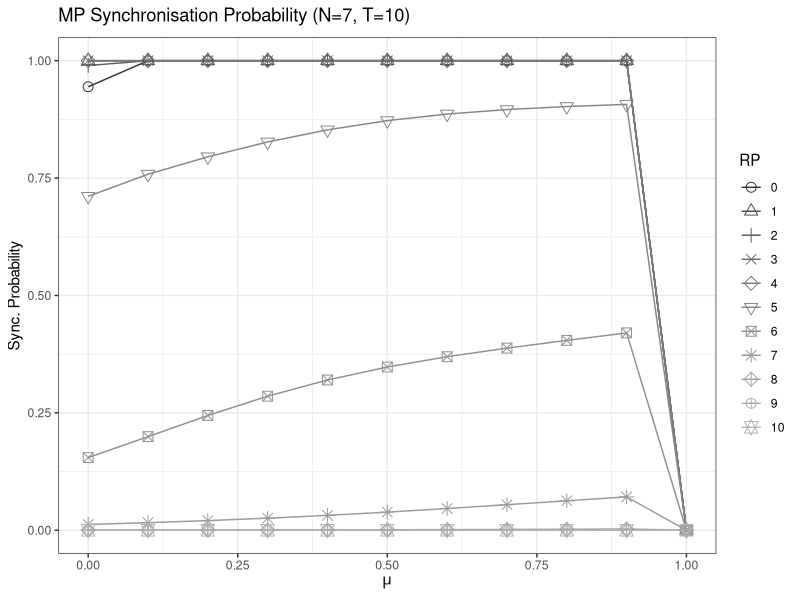
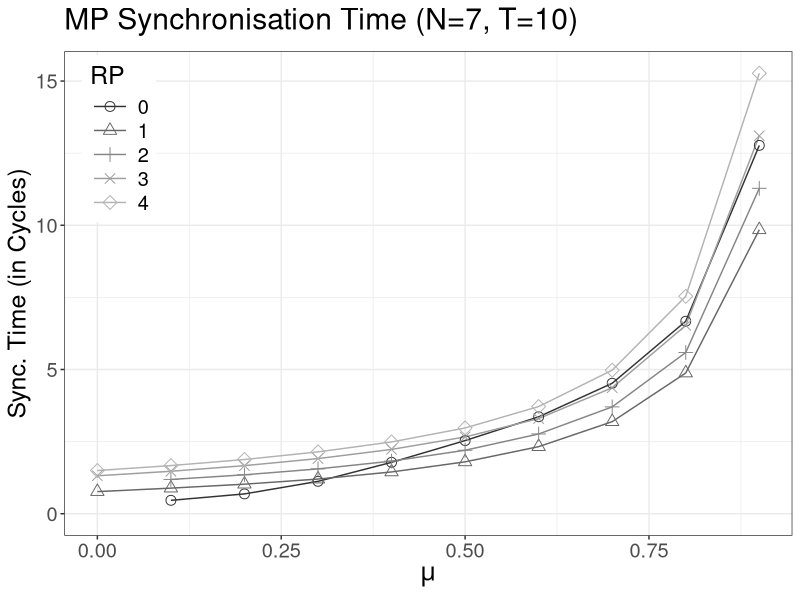
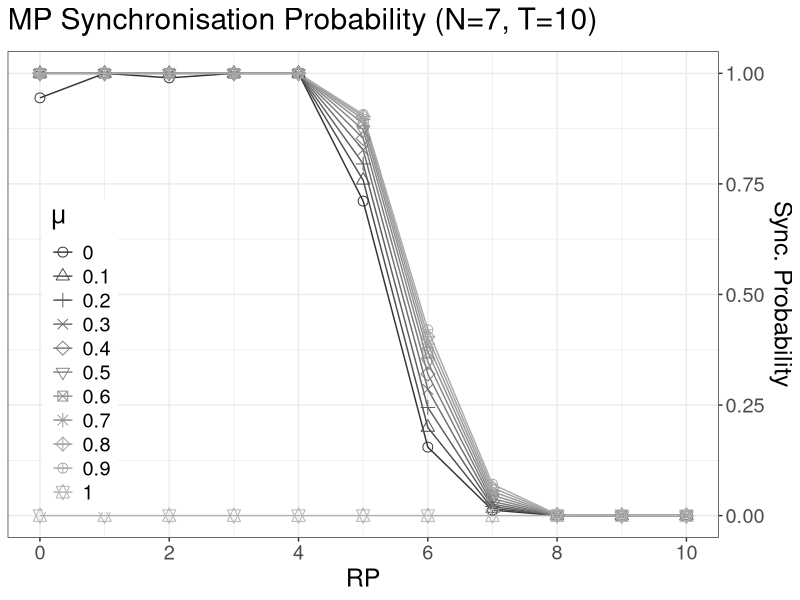
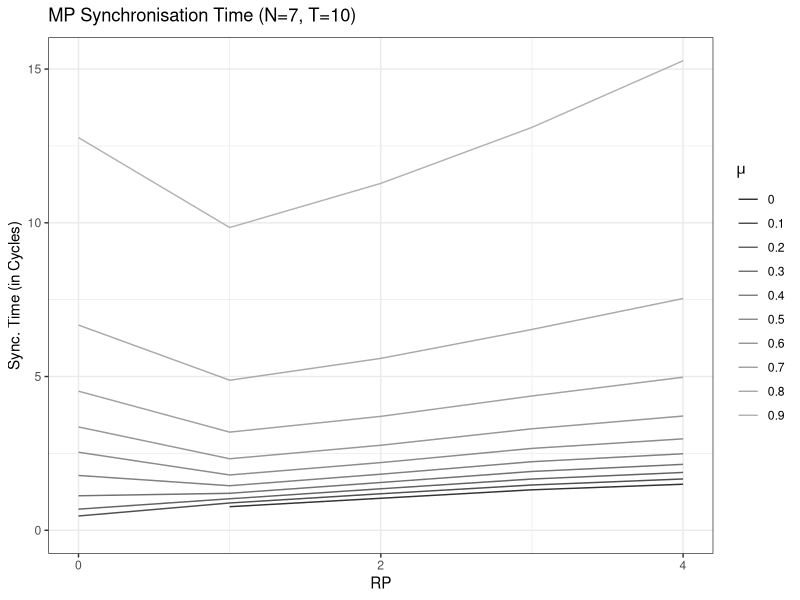
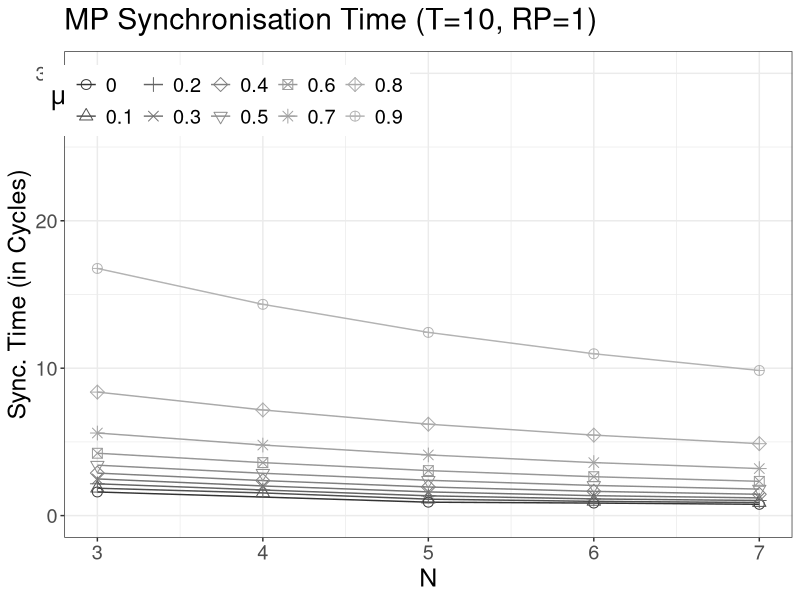
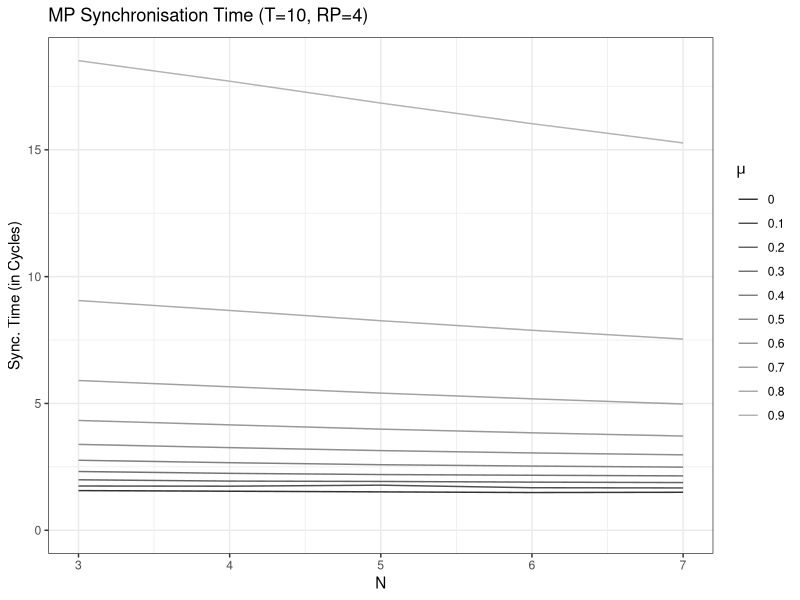
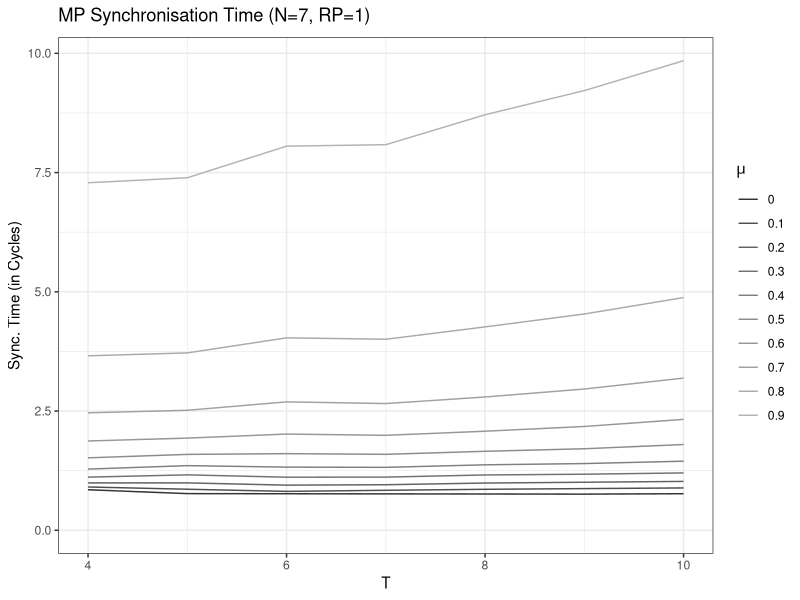
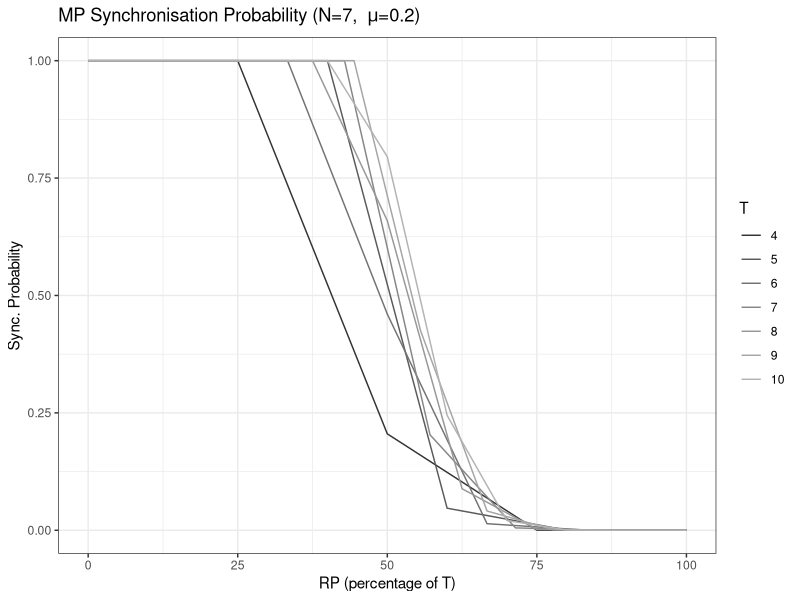

Here is the R script that generated these plots, in order:
library(ggplot2)
library(xtable)

#
# Load the model checking results. The first 5 columns are the parameters of 
# the model. Then we have 3 sections of 7 columns each. Within these sections, we have 
# the following structure:
# model checking result, model construction time, states of the model, transistions of the model, size of probability matrix, time for model checking, memory for model checking
#
# The first section contains the result for checking P=?[F synchronised], the second for R{"time_to_synch"}=? [F synchronised]
# The third section contains results we did not use for the analysis.



n3 = read.csv("breza_3.csv", 
              col.names=c("N","T","eps","RP", "ML", 
                          "prob_sync","prob_mconst",  "prob_states", "prob_transitions", "prob_matrix","prob_mcheck", "prob_mem", 
                          "time_sync","time_mconst", "time_states", "time_transitions", "time_matrix", "time_mcheck","time_mem" ,
                          "timef_sync","timef_mconst", "timef_states", "timef_transitions", "timef_matrix", "timef_mcheck","timef_mem" 
              ), header=FALSE)

n4 = read.csv("breza_4.csv", 
              col.names=c("N","T","eps","RP", "ML", 
                          "prob_sync","prob_mconst",  "prob_states", "prob_transitions", "prob_matrix","prob_mcheck", "prob_mem", 
                          "time_sync","time_mconst", "time_states", "time_transitions", "time_matrix", "time_mcheck","time_mem",
                          "timef_sync","timef_mconst", "timef_states", "timef_transitions", "timef_matrix", "timef_mcheck","timef_mem" 
              ),header=FALSE)

n5 = read.csv("breza_5.csv", 
              col.names=c("N","T","eps","RP", "ML", 
                          "prob_sync","prob_mconst",  "prob_states", "prob_transitions", "prob_matrix","prob_mcheck", "prob_mem", 
                          "time_sync","time_mconst", "time_states", "time_transitions", "time_matrix", "time_mcheck","time_mem",
                          "timef_sync","timef_mconst", "timef_states", "timef_transitions", "timef_matrix", "timef_mcheck","timef_mem" 
              ),header=FALSE)
n6 = read.csv("breza_6.csv", 
              col.names=c("N","T","eps","RP", "ML", 
                          "prob_sync","prob_mconst",  "prob_states", "prob_transitions", "prob_matrix","prob_mcheck", "prob_mem", 
                          "time_sync","time_mconst", "time_states", "time_transitions", "time_matrix", "time_mcheck","time_mem",
                          "timef_sync","timef_mconst", "timef_states", "timef_transitions", "timef_matrix", "timef_mcheck","timef_mem" 
              ),header=FALSE)
n7 = read.csv("breza_7.csv", 
              col.names=c("N","T","eps","RP", "ML", 
                          "prob_sync","prob_mconst",  "prob_states", "prob_transitions", "prob_matrix","prob_mcheck", "prob_mem", 
                          "time_sync","time_mconst", "time_states", "time_transitions", "time_matrix", "time_mcheck","time_mem",
                          "timef_sync","timef_mconst", "timef_states", "timef_transitions", "timef_matrix", "timef_mcheck","timef_mem" 
              ),header=FALSE)



# create a single dataframe containing the results
rawdata = rbind(n3, n4)
rawdata = rbind(rawdata,n5)
rawdata = rbind(rawdata,n6)
rawdata = rbind(rawdata,n7)

# some cleaning of the data: remove missing values (due to failure of prism) 
# and censordata for T > 10 :) (we did not get results for N=7 and T=11 in reasonable time)
prob_data <- rawdata[!is.na(rawdata$prob_sync) & rawdata$T < 11,]
time_data <- rawdata[!is.na(rawdata$time_sync) & rawdata$T < 11,]

# just out of curiosity, we save the missing values in new dataframes
prob_missingdata <- rawdata[is.na(rawdata$prob_sync),]
time_missingdata <- rawdata[is.na(rawdata$time_sync),]


# our own colour scheme, if colour is used in the graphs (most palettes do not contain enough colours)
col <- c("blue","red", "green","violet","black","orange",
         "steelblue4", "brown","yellowgreen", "darkgreen", 
         "palevioletred3", "salmon1", "chocolate4", "firebrick2",
         "grey43")

# size of the created pdfs
gwidth <-20
gheight <-15

# font size in created graphs 
gtext <- 18

# constants to define which graphs and tables should be created
create_graphs <- TRUE
create_tables <- TRUE

fix_n_t_vs_ML <- TRUE
fix_n_t_vs_RP <- TRUE
fix_t_r_time_vs_N <- TRUE
fix_n_r_time_vs_T <- TRUE
fix_n_ml_perc_rp <- TRUE
fix_r_ml_time_vs_T <- TRUE
checking_graphs <- TRUE

# greyscale or colour?
grey_scale <- TRUE

if (grey_scale) {
  scale <- scale_color_grey(end=0.7)
  
} else {
  scale <-  scale_colour_manual(values= col) 
}

# create graphs for visualising the model checking results

if(fix_n_t_vs_ML & create_graphs) {
  for (n in c(7)) {
    for (t in c(10)) {
      for (e in c(0.1)) {
        prob_data_set=prob_data[prob_data$N == n & prob_data$T == t & prob_data$eps ==e,]
        time_data_set=time_data[time_data$N == n & time_data$T == t & time_data$eps ==e,]
        
        prob_vs_ml <- ggplot(data=prob_data_set, aes(y = prob_sync, x = ML, color=factor(RP), shape=factor(RP))) +
          geom_line(aes(y = prob_sync, x = ML, color=factor(RP))) +
          theme_bw()+
          scale +
          ggtitle(substitute("MP Synchronisation Probability (N="*n*", T="*t*")", list(n = bquote(.(n)), t = bquote(.(t))))) +
          scale_shape_manual(values=1:nlevels(factor(prob_data$RP))) +
          geom_point(size=3)+
          labs( x = expression(mu), y = "Sync. Probability", colour="RP", shape="RP")  
        
        time_data_set <- time_data_set[time_data_set$time_sync != "Inf",]
        time_vs_ml <- ggplot(data=time_data_set , aes(y = time_sync, x = ML, color=factor(RP), shape=factor(RP))) +
          theme_bw()+
          guides(colour= guide_legend(keywidth = 2))+
          theme(legend.position=c(0.03,.94), legend.justification = c(0.05,0.85),text = element_text(size=gtext))+
          geom_line() +
          expand_limits(y=0)+
          scale+
          ggtitle(substitute("MP Synchronisation Time (N="*n*", T="*t*")", list(n = bquote(.(n)), t = bquote(.(t))))) +
          scale_shape_manual(values=1:nlevels(factor(prob_data$RP))) +
          geom_point(size=3)+
          labs( x = expression(mu), y = "Sync. Time (in Cycles)", colour="RP", shape="RP") 
        print(prob_vs_ml)
        print(time_vs_ml)
        ggsave(sprintf("pdf/breza_n%d_t%d_prob_vs_ml.pdf",n,t), plot=prob_vs_ml, device="pdf", width=gwidth, height=gheight, units = "cm")
        ggsave(sprintf("pdf/breza_n%d_t%d_time_vs_ml.pdf",n,t), plot=time_vs_ml, device="pdf", width=gwidth, height=gheight, units = "cm")
      }
    }
  }
  
}

if(fix_n_t_vs_RP & create_graphs) {
  for (n in  c(7)) {
    for (t in c(10)) {
      for (e in c(0.1)) {
        prob_data_set=prob_data[prob_data$N == n & prob_data$T == t & prob_data$eps ==e,]
        time_data_set=time_data[time_data$N == n & time_data$T == t & time_data$eps ==e,]
        
        prob_vs_rp <- ggplot(data=prob_data_set, aes( y = prob_sync, x = RP, color=factor(ML) , shape=factor(ML)) ) +
          theme_bw()+
          theme(legend.position=c(.15,.6), legend.justification = c(0.95,0.85),text = element_text(size=gtext))+
          guides(colour= guide_legend(keywidth = 2))+
          geom_line() +
          geom_point(size=3)+
          scale_x_continuous(breaks=c(0,2,4,6,8,10,12,14))+
          scale_y_continuous(position="right")+
          scale_shape_manual(values=1:nlevels(factor(prob_data$ML))) +
          scale+
          ggtitle(substitute("MP Synchronisation Probability (N="*n*", T="*t*")", list(n = bquote(.(n)), t = bquote(.(t))))) +
          labs( x = "RP", y = "Sync. Probability", color=expression(mu), shape=expression(mu))
        
        time_data_set <- time_data_set[time_data_set$time_sync != "Inf",]
        time_vs_rp <- ggplot(data=time_data_set ) +
          geom_line(aes(y = time_sync, x = RP, color=factor(ML))) +
          theme_bw()+
          expand_limits(y=0)+
          scale_x_continuous(breaks=c(0,2,4,6,8,10,12,14))+
          scale+
          ggtitle(substitute("MP Synchronisation Time (N="*n*", T="*t*")", list(n = bquote(.(n)), t = bquote(.(t))))) +
          labs( x = "RP", y = "Sync. Time (in Cycles)", color=expression(mu))
        
        print(prob_vs_rp)
        print(time_vs_rp)
        ggsave(sprintf("pdf/breza_n%d_t%d_prob_vs_rp.pdf",n,t), plot=prob_vs_rp, device="pdf", width=gwidth, height=gheight, units = "cm")
        ggsave(sprintf("pdf/breza_n%d_t%d_time_vs_rp.pdf",n,t), plot=time_vs_rp, device="pdf", width=gwidth, height=gheight, units = "cm")
        
        
      }
    }
  }
}

if(fix_t_r_time_vs_N & create_graphs) {
  
  for (t in c(10)) {
    for (r in c(1,4)) {
      for (e in c(0.1)) {
        time_data_set=time_data[time_data$T == t &time_data$RP==r & time_data$eps ==e,]
        time_data_set <- time_data_set[time_data_set$time_sync != "Inf",]
        # we use a special treatment for refractory period of 1, to create nicer graph in the paper
        if (r == 1) {
          time_vs_N <- ggplot(data=time_data_set,aes(y = time_sync, x = N, color=factor(ML), shape=factor(ML)) ) +
            theme_bw()+
            theme(legend.position=c(.45,.95), legend.justification = c(0.95,0.85),legend.direction = "horizontal", text = element_text(size=gtext))+
            guides(colour= guide_legend(keywidth = 2))+
            scale_shape_manual(values=1:nlevels(factor(prob_data$ML))) +
            expand_limits(y=c(0,30))+
            geom_line() +
            geom_point(size=3)+
            scale+
            ggtitle(substitute("MP Synchronisation Time (T="*t*", RP="*r*")", list(t = bquote(.(t)), r = bquote(.(r))))) +
            labs( x = "N", y = "Sync. Time (in Cycles)", color=expression(mu), shape=expression(mu))
        } else {
          time_vs_N <- ggplot(data=time_data_set ) +
            theme_bw()+
            expand_limits(y=0)+
            geom_line(aes(y = time_sync, x = N, color=factor(ML))) +
            scale+
            ggtitle(substitute("MP Synchronisation Time (T="*t*", RP="*r*")", list(t = bquote(.(t)), r = bquote(.(r))))) +
            labs( x = "N", y = "Sync. Time (in Cycles)", color=expression(mu))
          
        }
        
        print(time_vs_N)
        ggsave(sprintf("pdf/breza_t%d_rp%d_time_vs_N.pdf",t,r), plot=time_vs_N, device="pdf", width=gwidth, height=gheight, units = "cm")
        
      }
    }
  }
}

if (fix_n_r_time_vs_T & create_graphs) {
  for (n in c(7)) {
    for (r in c(1)) {
      time_data_set=time_data[time_data$N == n &time_data$RP==r & time_data$e ==0.1,]
      time_data_set <- time_data_set[time_data_set$time_sync != "Inf",]
      time_vs_T <- ggplot(data=time_data_set ) +
        geom_line(aes(y = time_sync, x = T, color=factor(ML))) +
        theme_bw()+
        expand_limits(y=0)+
        scale+
        scale_y_continuous(limits = c(0,NA))+
        ggtitle(substitute("MP Synchronisation Time (N="*np*", RP="*r*")", list(np = bquote(.(n)), r = bquote(.(r))))) +
        labs( x = "T", y = "Sync. Time (in Cycles)", color=expression(mu))+
        theme_bw()
      
      print(time_vs_T)
      ggsave(sprintf("pdf/breza_n%d_rp%d_time_vs_T.pdf",n,r), plot=time_vs_T, device="pdf", width=gwidth, height=gheight, units = "cm")
      
      
      
    }
  }
  
}

if (fix_n_ml_perc_rp & create_graphs) {
  for (n in c(7)) {
    for (ml in c(0.2)) {
      for (e in c(0.2)) {
        prob_data_set=prob_data[ prob_data$N == n & prob_data$eps == e & prob_data$ML ==ml,]
        time_data_set=time_data[time_data$N == n &time_data$eps==e & time_data$ML ==ml,]
        time_data_set <- time_data_set[time_data_set$time_sync != "Inf",]
        prob_vs_rp_perc <- ggplot(data=prob_data_set, aes( y = prob_sync, x = (RP/ T * 100)))  +
          theme_bw()+
          geom_line(aes(color=factor(T))) +
          scale+
          ggtitle(substitute("MP Synchronisation Probability (N="*np*", "~mu*"="* ml*")", list(np = bquote(.(n)), ml=bquote(.(ml))))) +
          labs( x = "RP (percentage of T)", y = "Sync. Probability", color="T")
        
        time_vs_rp_perc <- ggplot(data= time_data_set ) +
          geom_line(aes(y = time_sync, x = ( RP/  T * 100), color=factor( T))) +
          expand_limits(y=0)+
          theme_bw()+
          scale+
          ggtitle(substitute("MP Synchronisation Time (N="*np*", "~mu*"="* ml*")", list(np = bquote(.(n)), ml=bquote(.(ml))))) +
          labs( x = "RP (percentage of T)", y = "Sync. Time (in Cycles)", color="T")
        
        
        print(prob_vs_rp_perc)
        print(time_vs_rp_perc)
        ggsave(sprintf("pdf/breza_n%d_ml%f_prob_vs_rp_perc.pdf",n,ml), plot=prob_vs_rp_perc, device="pdf", width=gwidth, height=gheight, units = "cm")
        ggsave(sprintf("pdf/breza_n%d_ml%f_time_vs_rp_perc.pdf",n,ml), plot=time_vs_rp_perc, device="pdf", width=gwidth, height=gheight, units = "cm")
      }
    }
  }
}


if(fix_r_ml_time_vs_T & create_graphs) {
  
  for (r in c(1,2)) {
    for (ml in c(0.1,0.2,0.9)) {
      time_data_set=time_data[time_data$RP == r &time_data$ML==ml & time_data$eps ==0.1 & time_data$T < 11,]
      time_data_set <- time_data_set[time_data_set$time_sync != "Inf",]
      time_vs_T <- ggplot(data=time_data_set ) +
        theme_bw()+
        expand_limits(y=0)+
        geom_line(aes(y = time_sync, x = T, color=factor(N))) +
        scale+
        ggtitle(substitute("MP Synchronisation Time (RP="*r*", "~mu*"="*ml*")", list(r = bquote(.(r)), ml = bquote(.(ml)))))+
        labs( x = "T", y = "Sync. Time (in Cycles)", color="N")
      
      print(time_vs_T)
      ggsave(sprintf("pdf/breza_r%d_ml%f_time_vs_T.pdf",r,ml), plot=time_vs_T, device="pdf", width=gwidth, height=gheight, units = "cm")
      
    }
  }
}

# graphs for meta-data like model checking time, etc.
if(checking_graphs) {
  data_set=rawdata[rawdata$RP == 1 & rawdata$eps == .1 & rawdata$ML==0.1 & rawdata$T < 11,]
  
  mconst_vs_n <- ggplot(data=data_set  ) +
    geom_line(aes(x = data_set$N, y = (data_set$prob_mconst), color=factor(data_set$T))) +
    theme_bw()+
    scale+
    ggtitle(sprintf("MP Model Construction Time ")) +
    labs( x = "N ", y = "Time (s)", color="T") 
  
  mcheck_vs_n <- ggplot(data=data_set  ) +
    geom_line(aes(x = data_set$N, y = (data_set$prob_mcheck), color=factor(data_set$T))) +
    theme_bw()+
    scale+
    ggtitle(sprintf("MP Modelchecking Time ")) +
    labs( x = "N ", y = "Time (s)", color="T") 
  
  mem_vs_n <- ggplot(data=data_set  ) +
    geom_line(aes(x = N, y = (prob_mem/(1024*1024)), color=factor(T))) +
    theme_bw()+
    scale+
    ggtitle(sprintf("MP Modelchecking Memory Consumption ")) +
    labs( x = "N ", y = "Size (GB)", color="T") 
  
  if (create_graphs) {
    print(mconst_vs_n)
    print(mcheck_vs_n)
    print(mem_vs_n)
    
    ggsave(sprintf("pdf/breza_mconst_vs_N.pdf",n,t), plot=mconst_vs_n, device="pdf", width=gwidth, height=gheight, units = "cm")
    ggsave(sprintf("pdf/breza_mcheck_vs_N.pdf",n,t), plot=mcheck_vs_n, device="pdf", width=gwidth, height=gheight, units = "cm")
    ggsave(sprintf("pdf/breza_mem_vs_N.pdf",n,t), plot=mem_vs_n, device="pdf", width=gwidth, height=gheight, units = "cm")
  }
  # create tables containing memory consumption during model checking
  
  if (create_tables) {
    mem_table <- data_set[data_set$T == 10, c("N", "prob_mem")]
    mem_table$mem_MB <- mem_table$prob_mem/(1024)
    mem_table <- mem_table[, c("N", "mem_MB")]
    mconst_table <- data_set[data_set$T == 10, c("N", "prob_mconst")]
    
  }
  
  
}

